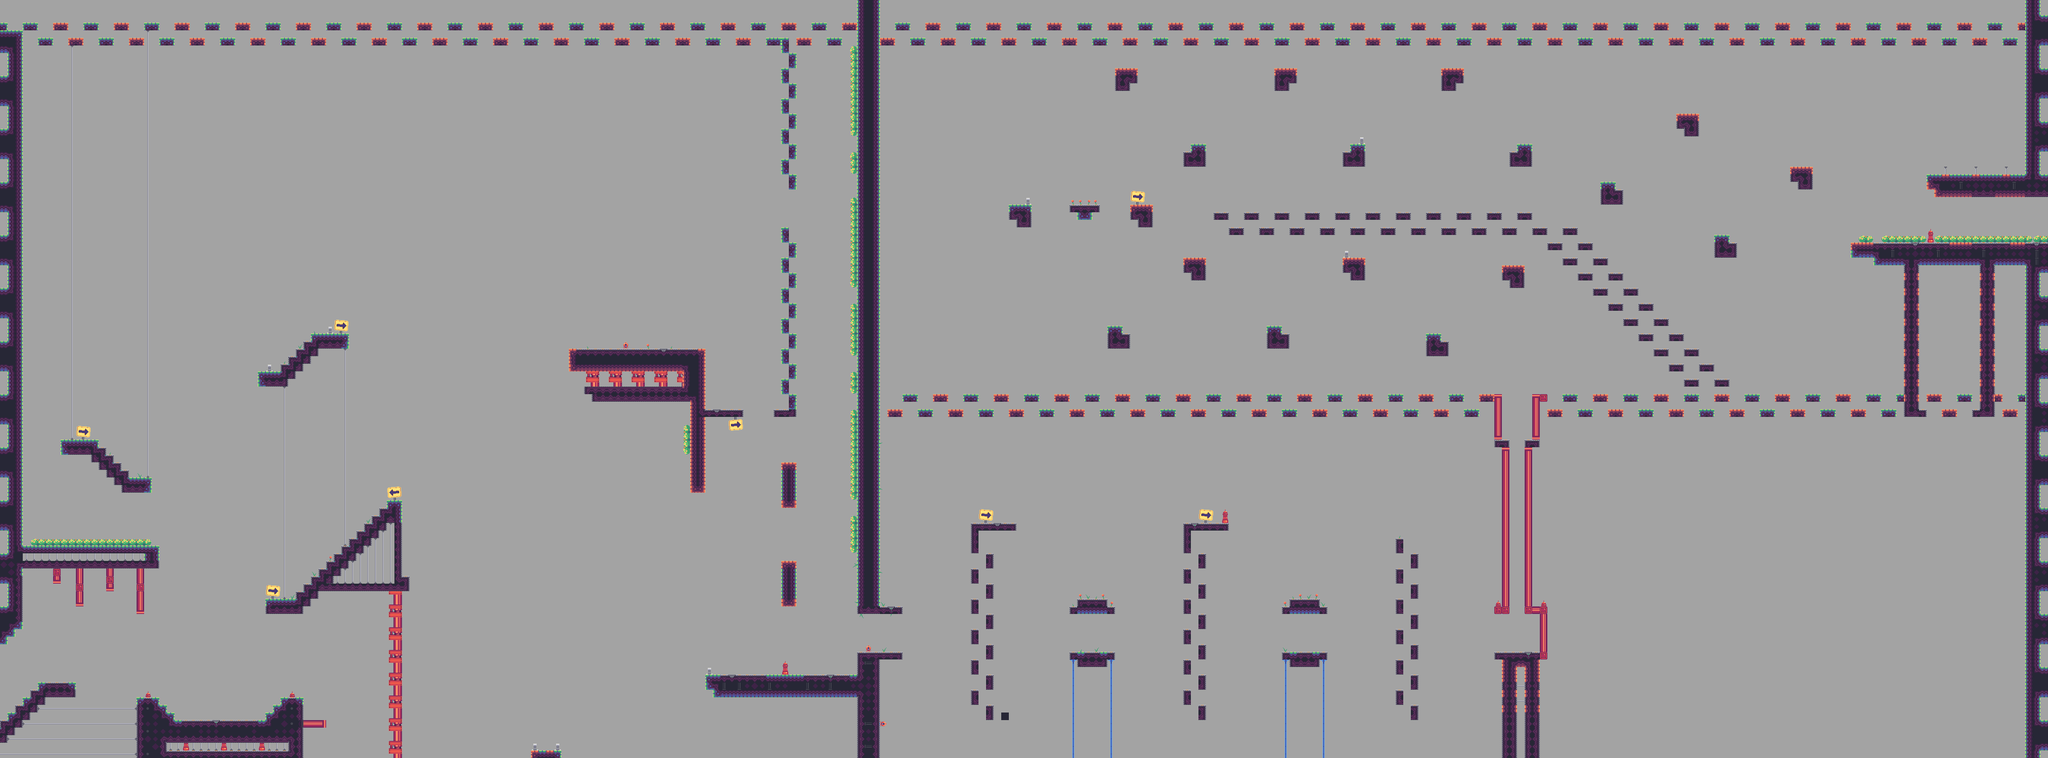

A 2D game scene composited from a Tiled map and its tileset images. What follows is a short description and the map's XML, with each tile layer's data collapsed to a summary:
An orthogonal 270x100 tile map with 16x16 px tiles, 1 tile layer (Ground), 2 tilesets and 280 objects (196x collect, 78x enemy, 3x portal, 2x powerup, p_respawn).

<map version="1.4" tiledversion="1.4.2" orientation="orthogonal" renderorder="right-down" compressionlevel="0" width="270" height="100" tilewidth="16" tileheight="16" infinite="0" backgroundcolor="#a3a3a3" nextlayerid="30" nextobjectid="1540">
 <editorsettings>
  <export target="../../assets/tilemaps/tesla_tilemap_0.json" format="json" />
 </editorsettings>
 <tileset firstgid="1" name="tesla_tileset" tilewidth="16" tileheight="16" tilecount="99" columns="11">
  <image source="../../assets/tilesets/tesla_tileset.png" width="176" height="144" />
  <tile id="0">
   <properties>
    <property name="collides" type="bool" value="true" />
   </properties>
  </tile>
  <tile id="1">
   <properties>
    <property name="collides" type="bool" value="true" />
   </properties>
  </tile>
  <tile id="2">
   <properties>
    <property name="collides" type="bool" value="true" />
   </properties>
  </tile>
  <tile id="3">
   <properties>
    <property name="collides" type="bool" value="true" />
   </properties>
  </tile>
  <tile id="4">
   <properties>
    <property name="collides" type="bool" value="false" />
   </properties>
  </tile>
  <tile id="5">
   <properties>
    <property name="collides" type="bool" value="false" />
   </properties>
  </tile>
  <tile id="6">
   <properties>
    <property name="collides" type="bool" value="false" />
   </properties>
  </tile>
  <tile id="7">
   <properties>
    <property name="collides" type="bool" value="false" />
   </properties>
  </tile>
  <tile id="11">
   <properties>
    <property name="collides" type="bool" value="true" />
   </properties>
  </tile>
  <tile id="12">
   <properties>
    <property name="collides" type="bool" value="true" />
   </properties>
  </tile>
  <tile id="13">
   <properties>
    <property name="collides" type="bool" value="true" />
   </properties>
  </tile>
  <tile id="14">
   <properties>
    <property name="collides" type="bool" value="true" />
   </properties>
  </tile>
  <tile id="15">
   <properties>
    <property name="collides" type="bool" value="true" />
   </properties>
  </tile>
  <tile id="16">
   <properties>
    <property name="collides" type="bool" value="false" />
   </properties>
  </tile>
  <tile id="17">
   <properties>
    <property name="collides" type="bool" value="false" />
   </properties>
  </tile>
  <tile id="18">
   <properties>
    <property name="collides" type="bool" value="false" />
   </properties>
  </tile>
  <tile id="22">
   <properties>
    <property name="collides" type="bool" value="true" />
   </properties>
  </tile>
  <tile id="23">
   <properties>
    <property name="collides" type="bool" value="true" />
   </properties>
  </tile>
  <tile id="24">
   <properties>
    <property name="collides" type="bool" value="true" />
   </properties>
  </tile>
  <tile id="25">
   <properties>
    <property name="collides" type="bool" value="true" />
   </properties>
  </tile>
  <tile id="26">
   <properties>
    <property name="collides" type="bool" value="true" />
   </properties>
  </tile>
  <tile id="27">
   <properties>
    <property name="collides" type="bool" value="false" />
   </properties>
  </tile>
  <tile id="28">
   <properties>
    <property name="collides" type="bool" value="false" />
   </properties>
  </tile>
  <tile id="29">
   <properties>
    <property name="collides" type="bool" value="false" />
   </properties>
  </tile>
  <tile id="33">
   <properties>
    <property name="collides" type="bool" value="true" />
   </properties>
  </tile>
  <tile id="34">
   <properties>
    <property name="collides" type="bool" value="true" />
   </properties>
  </tile>
  <tile id="35">
   <properties>
    <property name="collides" type="bool" value="true" />
   </properties>
  </tile>
  <tile id="36">
   <properties>
    <property name="collides" type="bool" value="true" />
   </properties>
  </tile>
  <tile id="37">
   <properties>
    <property name="collides" type="bool" value="false" />
   </properties>
  </tile>
  <tile id="38">
   <properties>
    <property name="collides" type="bool" value="false" />
   </properties>
  </tile>
  <tile id="39">
   <properties>
    <property name="collides" type="bool" value="false" />
   </properties>
  </tile>
  <tile id="40">
   <properties>
    <property name="collides" type="bool" value="false" />
   </properties>
  </tile>
  <tile id="44">
   <properties>
    <property name="collides" type="bool" value="true" />
   </properties>
  </tile>
  <tile id="45">
   <properties>
    <property name="collides" type="bool" value="true" />
   </properties>
  </tile>
  <tile id="46">
   <properties>
    <property name="collides" type="bool" value="true" />
   </properties>
  </tile>
  <tile id="47">
   <properties>
    <property name="collides" type="bool" value="true" />
   </properties>
  </tile>
  <tile id="55">
   <properties>
    <property name="collides" type="bool" value="true" />
   </properties>
  </tile>
  <tile id="56">
   <properties>
    <property name="collides" type="bool" value="true" />
   </properties>
  </tile>
  <tile id="57">
   <properties>
    <property name="collides" type="bool" value="true" />
   </properties>
  </tile>
  <tile id="58">
   <properties>
    <property name="collides" type="bool" value="true" />
   </properties>
  </tile>
  <tile id="59">
   <properties>
    <property name="collides" type="bool" value="true" />
   </properties>
  </tile>
  <tile id="60">
   <properties>
    <property name="collides" type="bool" value="true" />
   </properties>
  </tile>
  <tile id="66">
   <properties>
    <property name="collides" type="bool" value="true" />
   </properties>
  </tile>
  <tile id="67">
   <properties>
    <property name="collides" type="bool" value="true" />
   </properties>
  </tile>
  <tile id="68">
   <properties>
    <property name="collides" type="bool" value="true" />
   </properties>
  </tile>
  <tile id="69">
   <properties>
    <property name="collides" type="bool" value="true" />
   </properties>
  </tile>
  <tile id="70">
   <properties>
    <property name="collides" type="bool" value="true" />
   </properties>
  </tile>
  <tile id="71">
   <properties>
    <property name="collides" type="bool" value="true" />
   </properties>
  </tile>
  <tile id="77">
   <properties>
    <property name="collides" type="bool" value="true" />
   </properties>
  </tile>
  <tile id="78">
   <properties>
    <property name="collides" type="bool" value="true" />
   </properties>
  </tile>
  <tile id="79">
   <properties>
    <property name="collides" type="bool" value="true" />
   </properties>
  </tile>
  <tile id="80">
   <properties>
    <property name="collides" type="bool" value="true" />
   </properties>
  </tile>
  <tile id="81">
   <properties>
    <property name="collides" type="bool" value="true" />
   </properties>
  </tile>
  <tile id="82">
   <properties>
    <property name="collides" type="bool" value="true" />
   </properties>
  </tile>
 </tileset>
 <tileset firstgid="100" name="enemies" tilewidth="48" tileheight="48" tilecount="4" columns="0">
  <grid orientation="orthogonal" width="1" height="1" />
  <tile id="0">
   <image width="48" height="48" source="templates/enemies/assets/cannon.png" />
  </tile>
  <tile id="1">
   <image width="48" height="48" source="templates/enemies/assets/coil.png" />
  </tile>
  <tile id="2">
   <image width="48" height="48" source="templates/enemies/assets/legs.png" />
  </tile>
  <tile id="3">
   <image width="48" height="48" source="templates/enemies/assets/vroomba.png" />
  </tile>
 </tileset>
 <layer id="29" name="Ground" width="270" height="100">
  <data>[27000 cells, 3007 non-empty, 53 distinct tile ids]</data>
 </layer>
 <objectgroup id="27" name="Powerups">
  <object id="1160" name="powerups" type="powerup" x="480" y="1504">
   <properties>
    <property name="typeOf" type="int" value="1" />
   </properties>
   <point />
  </object>
  <object id="1531" name="powerups" type="powerup" x="448" y="1504">
   <properties>
    <property name="typeOf" type="int" value="0" />
   </properties>
   <point />
  </object>
 </objectgroup>
 <objectgroup id="10" name="Enemies">
  <properties>
   <property name="dir_x" type="int" value="0" />
   <property name="dir_y" type="int" value="0" />
  </properties>
  <object id="1198" name="cannon" type="enemy" gid="100" x="688" y="1312" width="48" height="48">
   <properties>
    <property name="direction" type="int" value="1" />
    <property name="travel_dist" type="int" value="200" />
    <property name="travel_time" type="int" value="1500" />
   </properties>
  </object>
  <object id="1200" name="cannon" type="enemy" gid="100" x="800" y="560" width="48" height="48">
   <properties>
    <property name="direction" type="int" value="1" />
    <property name="travel_dist" type="int" value="200" />
    <property name="travel_time" type="int" value="1500" />
   </properties>
  </object>
  <object id="1201" name="cannon" type="enemy" gid="100" x="832" y="848" width="48" height="48">
   <properties>
    <property name="direction" type="int" value="1" />
    <property name="travel_dist" type="int" value="200" />
    <property name="travel_time" type="int" value="1500" />
   </properties>
  </object>
  <object id="1202" name="cannon" type="enemy" gid="100" x="322.667" y="891.333" width="48" height="48">
   <properties>
    <property name="direction" type="int" value="-1" />
    <property name="travel_dist" type="int" value="200" />
    <property name="travel_time" type="int" value="1500" />
   </properties>
  </object>
  <object id="1203" name="cannon" type="enemy" gid="100" x="391" y="1115" width="48" height="48">
   <properties>
    <property name="direction" type="int" value="-1" />
    <property name="travel_dist" type="int" value="200" />
    <property name="travel_time" type="int" value="1500" />
   </properties>
  </object>
  <object id="1204" name="cannon" type="enemy" gid="100" x="1136" y="560" width="48" height="48">
   <properties>
    <property name="direction" type="int" value="1" />
    <property name="travel_dist" type="int" value="200" />
    <property name="travel_time" type="int" value="1500" />
   </properties>
  </object>
  <object id="1205" name="vroomba" type="enemy" gid="103" x="768" y="1248" width="48" height="48" />
  <object id="1206" name="vroomba" type="enemy" gid="103" x="448" y="1600" width="48" height="48" />
  <object id="1207" name="vroomba" type="enemy" gid="103" x="160" y="1200" width="48" height="48" />
  <object id="1209" name="cannon" type="enemy" gid="100" x="496" y="640" width="48" height="48">
   <properties>
    <property name="direction" type="int" value="1" />
    <property name="travel_dist" type="int" value="200" />
    <property name="travel_time" type="int" value="1500" />
   </properties>
  </object>
  <object id="1225" name="coil" type="enemy" gid="101" x="1488" y="1072" width="48" height="48">
   <properties>
    <property name="dir_x" type="int" value="0" />
    <property name="dir_y" type="int" value="0" />
   </properties>
  </object>
  <object id="1226" name="coil" type="enemy" gid="101" x="1546" y="1069" width="48" height="48">
   <properties>
    <property name="dir_x" type="int" value="0" />
    <property name="dir_y" type="int" value="0" />
   </properties>
  </object>
  <object id="1227" name="coil" type="enemy" gid="101" x="1600" y="1072" width="48" height="48">
   <properties>
    <property name="dir_x" type="int" value="0" />
    <property name="dir_y" type="int" value="0" />
   </properties>
  </object>
  <object id="1228" name="coil" type="enemy" gid="101" x="1679" y="1233.5" width="48" height="48">
   <properties>
    <property name="dir_x" type="int" value="0" />
    <property name="dir_y" type="int" value="0" />
   </properties>
  </object>
  <object id="1229" name="coil" type="enemy" gid="101" x="1727" y="1233.5" width="48" height="48">
   <properties>
    <property name="dir_x" type="int" value="0" />
    <property name="dir_y" type="int" value="0" />
   </properties>
  </object>
  <object id="1230" name="coil" type="enemy" gid="101" x="1775" y="1233.5" width="48" height="48">
   <properties>
    <property name="dir_x" type="int" value="0" />
    <property name="dir_y" type="int" value="0" />
   </properties>
  </object>
  <object id="1231" name="cannon" type="enemy" gid="100" x="1440" y="1104" width="48" height="48">
   <properties>
    <property name="direction" type="int" value="-1" />
    <property name="travel_dist" type="int" value="200" />
    <property name="travel_time" type="int" value="1500" />
   </properties>
  </object>
  <object id="1387" name="cannon" type="enemy" gid="100" x="1760" y="896" width="48" height="48">
   <properties>
    <property name="direction" type="int" value="1" />
    <property name="travel_dist" type="int" value="100" />
    <property name="travel_time" type="int" value="2000" />
   </properties>
  </object>
  <object id="1388" name="cannon" type="enemy" gid="100" x="1440" y="1264" width="48" height="48">
   <properties>
    <property name="direction" type="int" value="-1" />
    <property name="travel_dist" type="int" value="200" />
    <property name="travel_time" type="int" value="1500" />
   </properties>
  </object>
  <object id="1389" name="coil" type="enemy" gid="101" x="768" y="1376" width="48" height="48">
   <properties>
    <property name="dir_x" type="int" value="0" />
    <property name="dir_y" type="int" value="0" />
   </properties>
  </object>
  <object id="1390" name="coil" type="enemy" gid="101" x="768" y="1440" width="48" height="48">
   <properties>
    <property name="dir_x" type="int" value="0" />
    <property name="dir_y" type="int" value="0" />
   </properties>
  </object>
  <object id="1391" name="coil" type="enemy" gid="101" x="768" y="1504" width="48" height="48">
   <properties>
    <property name="dir_x" type="int" value="0" />
    <property name="dir_y" type="int" value="0" />
   </properties>
  </object>
  <object id="1392" name="coil" type="enemy" gid="101" x="768" y="1312" width="48" height="48">
   <properties>
    <property name="dir_x" type="int" value="0" />
    <property name="dir_y" type="int" value="0" />
   </properties>
  </object>
  <object id="1393" name="coil" type="enemy" gid="101" x="768" y="1568" width="48" height="48">
   <properties>
    <property name="dir_x" type="int" value="0" />
    <property name="dir_y" type="int" value="0" />
   </properties>
  </object>
  <object id="1394" name="coil" type="enemy" gid="101" x="912" y="864" width="48" height="48">
   <properties>
    <property name="dir_x" type="int" value="0" />
    <property name="dir_y" type="int" value="0" />
   </properties>
  </object>
  <object id="1395" name="coil" type="enemy" gid="101" x="912" y="928" width="48" height="48">
   <properties>
    <property name="dir_x" type="int" value="0" />
    <property name="dir_y" type="int" value="0" />
   </properties>
  </object>
  <object id="1396" name="coil" type="enemy" gid="101" x="912" y="992" width="48" height="48">
   <properties>
    <property name="dir_x" type="int" value="0" />
    <property name="dir_y" type="int" value="0" />
   </properties>
  </object>
  <object id="1397" name="coil" type="enemy" gid="101" x="912" y="800" width="48" height="48">
   <properties>
    <property name="dir_x" type="int" value="0" />
    <property name="dir_y" type="int" value="0" />
   </properties>
  </object>
  <object id="1398" name="coil" type="enemy" gid="101" x="912" y="1056" width="48" height="48">
   <properties>
    <property name="dir_x" type="int" value="0" />
    <property name="dir_y" type="int" value="0" />
   </properties>
  </object>
  <object id="1399" name="coil" type="enemy" gid="101" x="48" y="640" width="48" height="48">
   <properties>
    <property name="dir_x" type="int" value="0" />
    <property name="dir_y" type="int" value="0" />
   </properties>
  </object>
  <object id="1400" name="coil" type="enemy" gid="101" x="80" y="576" width="48" height="48">
   <properties>
    <property name="dir_x" type="int" value="0" />
    <property name="dir_y" type="int" value="0" />
   </properties>
  </object>
  <object id="1401" name="coil" type="enemy" gid="101" x="128" y="528" width="48" height="48">
   <properties>
    <property name="dir_x" type="int" value="0" />
    <property name="dir_y" type="int" value="0" />
   </properties>
  </object>
  <object id="1402" name="coil" type="enemy" gid="101" x="192" y="496" width="48" height="48">
   <properties>
    <property name="dir_x" type="int" value="0" />
    <property name="dir_y" type="int" value="0" />
   </properties>
  </object>
  <object id="1403" name="coil" type="enemy" gid="101" x="272" y="464" width="48" height="48">
   <properties>
    <property name="dir_x" type="int" value="0" />
    <property name="dir_y" type="int" value="0" />
   </properties>
  </object>
  <object id="1404" name="coil" type="enemy" gid="101" x="352" y="448" width="48" height="48">
   <properties>
    <property name="dir_x" type="int" value="0" />
    <property name="dir_y" type="int" value="0" />
   </properties>
  </object>
  <object id="1405" name="coil" type="enemy" gid="101" x="464" y="432" width="48" height="48">
   <properties>
    <property name="dir_x" type="int" value="0" />
    <property name="dir_y" type="int" value="0" />
   </properties>
  </object>
  <object id="1406" name="coil" type="enemy" gid="101" x="640" y="432" width="48" height="48">
   <properties>
    <property name="dir_x" type="int" value="0" />
    <property name="dir_y" type="int" value="0" />
   </properties>
  </object>
  <object id="1407" name="coil" type="enemy" gid="101" x="816" y="432" width="48" height="48">
   <properties>
    <property name="dir_x" type="int" value="0" />
    <property name="dir_y" type="int" value="0" />
   </properties>
  </object>
  <object id="1408" name="coil" type="enemy" gid="101" x="1008" y="432" width="48" height="48">
   <properties>
    <property name="dir_x" type="int" value="0" />
    <property name="dir_y" type="int" value="0" />
   </properties>
  </object>
  <object id="1409" name="coil" type="enemy" gid="101" x="1200" y="432" width="48" height="48">
   <properties>
    <property name="dir_x" type="int" value="0" />
    <property name="dir_y" type="int" value="0" />
   </properties>
  </object>
  <object id="1410" name="coil" type="enemy" gid="101" x="1360" y="432" width="48" height="48">
   <properties>
    <property name="dir_x" type="int" value="0" />
    <property name="dir_y" type="int" value="0" />
   </properties>
  </object>
  <object id="1411" name="coil" type="enemy" gid="101" x="1536" y="432" width="48" height="48">
   <properties>
    <property name="dir_x" type="int" value="0" />
    <property name="dir_y" type="int" value="0" />
   </properties>
  </object>
  <object id="1429" name="coil" type="enemy" gid="101" x="1860" y="1174" width="48" height="48">
   <properties>
    <property name="dir_x" type="int" value="1" />
    <property name="dir_y" type="int" value="0" />
   </properties>
  </object>
  </objectgroup>
 <objectgroup id="13" name="Coins">
  <!-- 196 objects omitted --></objectgroup>
 <objectgroup id="12" name="Player">
  <!-- 4 objects omitted --></objectgroup>
</map>
<!-- 235 of 280 objects omitted -->
